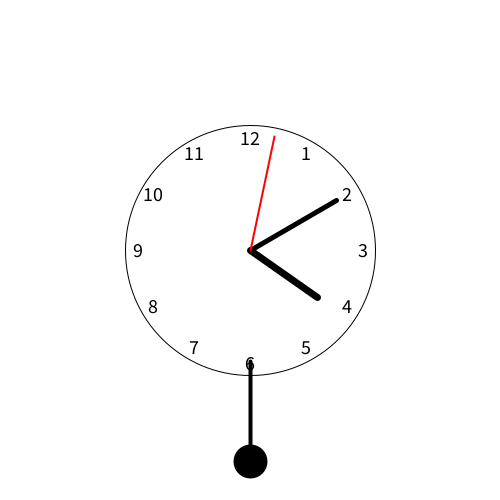
Frame 1 (no input)
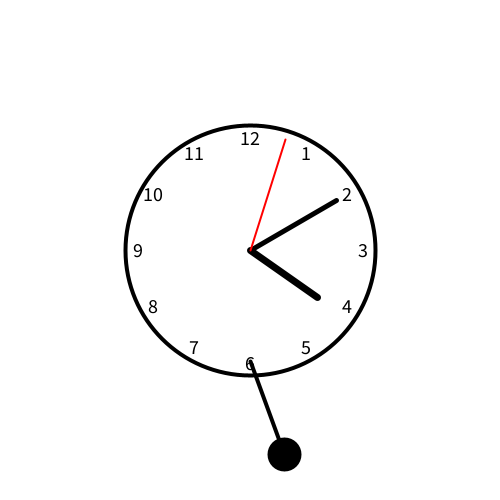
Frame 60 (the mouse pressed at the canvas centre just before this capture)
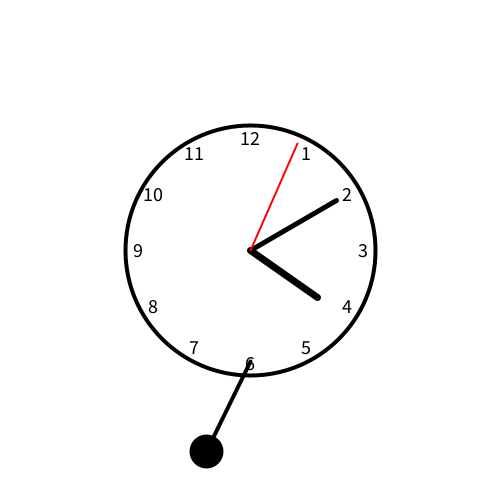
Frame 120 (the mouse held since frame 60 and released just before this capture)

The Processing sketch that drew these frames (run headless with seeded random() and noise(); from frame 60 on, the mouse is pressed at the canvas centre):

// Processing sketch: zad2
// ── zad2.pde
float clockRadius;
float cx, cy;
float pendulumAngle = 0;
float pendulumSpeed = 0.05;
float r, o1, o2;


void setup() {
  size(500, 500);
  cx = width / 2;
  cy = height / 3;
  clockRadius = min(width, height) * 0.35;
  o1 = width / 2;
  o2 = height / 2;
  r = min(width, height) /3;
}

void draw() {
  background(255);

  drawClock();

  int s = second();
  int m = minute();
  int h = hour() % 12;

  drawTime(h, m, s);

  drawPendulum();
}

void drawClock() {
  stroke(0);
  fill(255);
  float r = min(width, height) / 4;
  ellipse(o1, o2, r * 2, r * 2);
  float ang = TWO_PI / 12;
  for (int i = 0; i < 12; i++) {
    float x = o1 + cos(ang * i - HALF_PI) * r * 0.9;
    float y = o2 + sin(ang * i - HALF_PI) * r * 0.9;

    fill(0);
    textAlign(CENTER, CENTER);
    textSize(20);
    if (i == 0) {
      text(12, x, y);
    } else {
      text(i, x, y);
    }
    
  }
}

void drawTime(int h, int m, int s) {
  strokeWeight(8);
  stroke(0);
  
  strokeWeight(7);
  float hAngle = map(h + m / 60.0, 0, 12, 0, TWO_PI) - HALF_PI;
  line(o1, o2, o1 + cos(hAngle) * r * 0.5, o2 + sin(hAngle) * r * 0.5);
  
  strokeWeight(5);
  float mAngle = map(m, 0, 60, 0, TWO_PI) - HALF_PI;
  line(o1, o2, o1 + cos(mAngle) * r * 0.6, o2 + sin(mAngle) * r * 0.6);
  
  strokeWeight(2);
  stroke(255, 0, 0);
  float sAngle = map(s, 0, 60, 0, TWO_PI) - HALF_PI;
  line(o1, o2, o1 + cos(sAngle) * r * 0.7, o2 + sin(sAngle) * r * 0.7);
}

void drawPendulum() {
  // Pendulum origin
  float pendulumOriginX = cx;
  float pendulumOriginY = cy + clockRadius + 20;
  
  // Pendulum length
  float pendulumLength = 100;
  
  // Calculate pendulum position
  float pendulumX = pendulumOriginX + sin(pendulumAngle) * pendulumLength;
  float pendulumY = pendulumOriginY + cos(pendulumAngle) * pendulumLength;
  
  // Draw pendulum rod
  stroke(0);
  strokeWeight(4);
  line(pendulumOriginX, pendulumOriginY, pendulumX, pendulumY);
  
  // Draw pendulum bob
  fill(0);
  ellipse(pendulumX, pendulumY, 30, 30);
  
  // Update pendulum angle for oscillation
  pendulumAngle += pendulumSpeed;
  if (pendulumAngle > PI / 6 || pendulumAngle < -PI / 6) {
    pendulumSpeed *= -1;
  }
}
